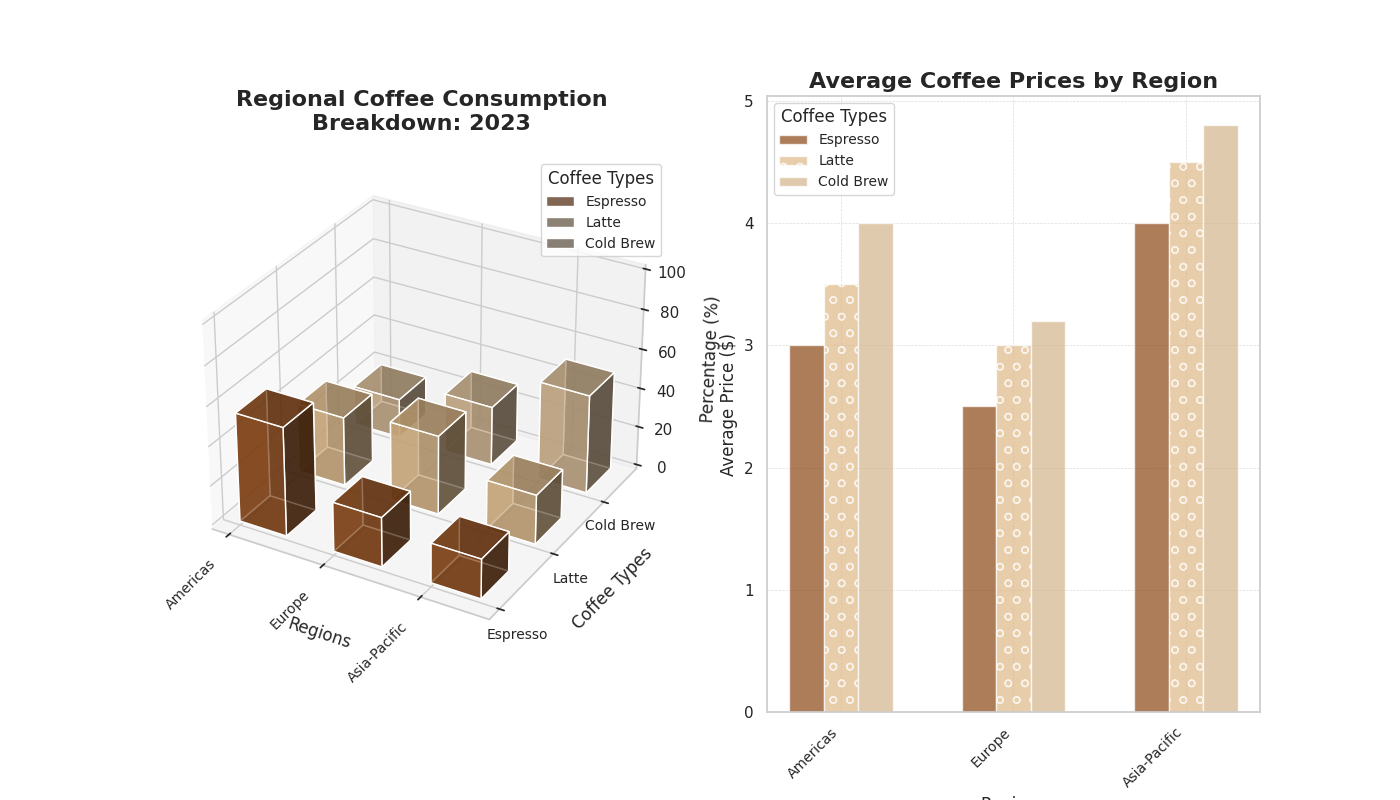

This figure's Python source:
import matplotlib.pyplot as plt
import numpy as np

regions = ['Americas', 'Europe', 'Asia-Pacific']
coffee_types = ['Espresso', 'Latte', 'Cold Brew']

consumption_data = np.array([
    [55, 25, 20],
    [35, 40, 25],
    [20, 30, 50]
])

price_data = np.array([
    [3.0, 3.5, 4.0],
    [2.5, 3.0, 3.2],
    [4.0, 4.5, 4.8]
])

fig = plt.figure(figsize=(14, 8))

ax1 = fig.add_subplot(121, projection='3d')
xpos, ypos = np.meshgrid(np.arange(len(regions)), np.arange(len(coffee_types)))
xpos = xpos.flatten()
ypos = ypos.flatten()
zpos = np.zeros_like(xpos)
dz = consumption_data.flatten()
dx = dy = 0.5

# Altered colors list
colors = ['#8B4513', '#DEB887', '#D2B48C']

# Randomly altered markers and line styles
marker_styles = ['^', 'o', 's']

# Drawing 3D bars with altered styles
for i in range(len(coffee_types)):
    ax1.bar3d(xpos[ypos == i], ypos[ypos == i], zpos[ypos == i], dx, dy, dz[ypos == i], 
             color=colors[i], alpha=0.7, label=coffee_types[i], zsort='average')

ax1.set_xlabel('Regions', fontsize=12, labelpad=10)
ax1.set_ylabel('Coffee Types', fontsize=12, labelpad=10)
ax1.set_zlabel('Percentage (%)', fontsize=12, labelpad=10)
ax1.set_xticks(np.arange(len(regions)))
ax1.set_xticklabels(regions, rotation=45, ha='right', fontsize=10)
ax1.set_yticks(np.arange(len(coffee_types)))
ax1.set_yticklabels(coffee_types, fontsize=10)
ax1.set_zlim(0, 100)
ax1.set_title('Regional Coffee Consumption\nBreakdown: 2023', fontsize=16, weight='bold', pad=20)
ax1.legend(title='Coffee Types', loc='upper right', fontsize=10)  # Changed legend position

ax2 = fig.add_subplot(122)
bar_width = 0.2
indices = np.arange(len(regions))

# Adding grid
ax2.grid(True, which='both', linestyle='--', linewidth=0.5, alpha=0.7)

for i, coffee_type in enumerate(coffee_types):
    ax2.bar(indices + i * bar_width, price_data[:, i], bar_width,
            label=coffee_type, color=colors[i], alpha=0.7, hatch=marker_styles[i])  # Added hatch styles

ax2.set_xlabel('Regions', fontsize=12)
ax2.set_ylabel('Average Price ($)', fontsize=12)
ax2.set_title('Average Coffee Prices by Region', fontsize=16, weight='bold')
ax2.set_xticks(indices + bar_width)
ax2.set_xticklabels(regions, rotation=45, ha='right', fontsize=10)
ax2.legend(title='Coffee Types', fontsize=10)

plt.tight_layout()
plt.show()
